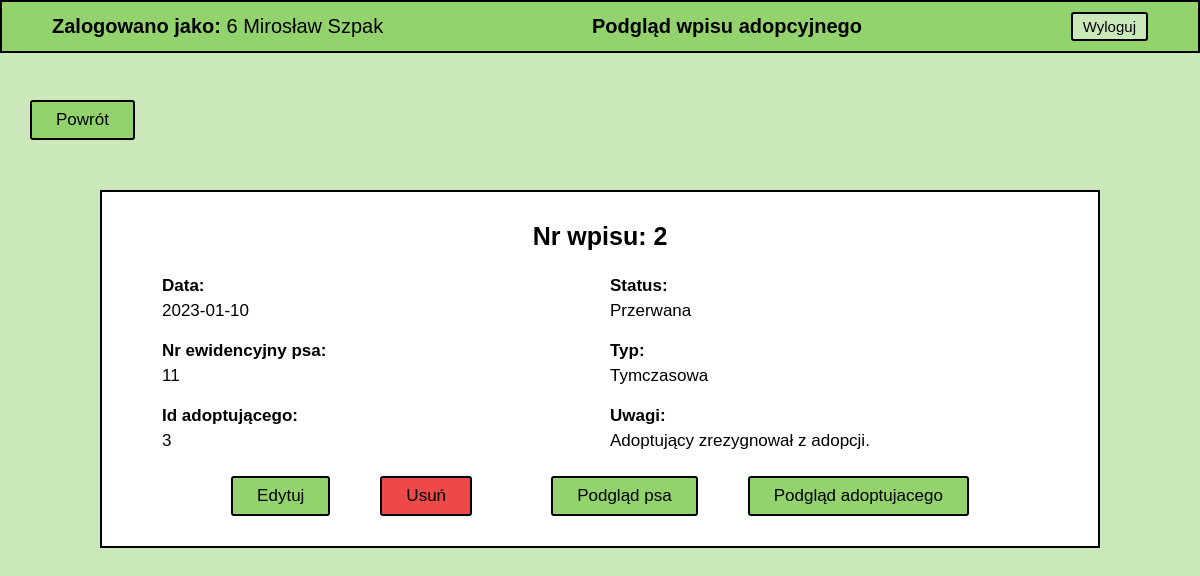
/php/read-adoption.php?id=2 (signed in), run on the app's committed database.
### tables this page shows
CREATE TABLE `adoption` (
  `id` bigint NOT NULL,
  `date` date NOT NULL,
  `status` varchar(45) NOT NULL,
  `type` varchar(45) NOT NULL,
  `notes` longtext NOT NULL,
  `adopter_id` bigint NOT NULL,
  `dog_id` bigint NOT NULL
);

### php/read-adoption.php (the view, shortened to what this page needs)
<!DOCTYPE html>
<html lang="pl">
  <head>
    <link rel="stylesheet" href="../css/style.css" />
    <link rel="stylesheet" href="../css/icons/css/all.css" />
  </head>
  <body>
    <header>
      <ul class="header">
        <li class="header-item"><b>Zalogowano jako:</b>
         <?php
            if (isset($_SESSION['user'])) {
               echo $_SESSION['user']['group_id'] . ' ' . $_SESSION['user']['first_name'] . ' ' . $_SESSION['user']['last_name'];
            } else {
               header("Location: ../index.php");
               exit;
            }
        ?>
        </li>
        <li class="header-item">Podgląd wpisu adopcyjnego</li>
        <li class="header-item"><form method="POST"><input type="submit" name="logout" class="btn" value="Wyloguj" /></form></li>
      </ul>
    </header>
  <section>
    <a href="../index.php?id=4" class="btn back-btn">Powrót</a>
      <article class="content detail-view">
            <?php
            require_once "../config.php";
            $id = $_GET['id'];
            if ($id) {
                $sql = "SELECT * FROM adoption WHERE id = $id";
                $result = mysqli_query($conn, $sql);
                while ($row = mysqli_fetch_array($result)) {
                 ?>
                 <h3>Nr wpisu: <?php echo $row["id"]; ?></h3>
                <div class="form">
                 <div class="form-field">
                    <h4>Data:</h4>
                    <p><?php echo $row["date"]; ?></p>
                 </div>
                 <div class="form-field">
                    <h4>Status:</h4>
                    <p><?php echo $row["status"]; ?></p>
                 </div>
                 <div class="form-field">
                    <h4>Nr ewidencyjny psa:</h4>
                    <p><?php echo $row["dog_id"]; ?></p>
                 </div>
                 <div class="form-field">
                    <h4>Typ:</h4>
                    <p><?php echo $row["type"]; ?></p>
                 </div>
                 <div class="form-field">
                    <h4>Id adoptującego:</h4>
                    <p><?php echo $row["adopter_id"]; ?></p>
                 </div>
                 <div class="form-field">
                    <h4>Uwagi:</h4>
                    <p><?php echo $row["notes"]; ?></p>
                 </div>
                 </div>
                 <div class="flex-btn-even">
                <div class="flex-btn">
                <a href="./update-adoption.php?id=<?php echo $row['id']; ?>" class="btn" title="Edytuj">Edytuj</a>
                <a href="./delete-adoption.php?id=<?php echo $row['id']; ?>" class="btn btn-danger" title="Usuń">Usuń</a>
                </div>
                <div class="flex-btn">
                <a href="./read-dog.php?id=<?php echo $row['dog_id']; ?>" class="btn" title="Edytuj">Podgląd psa</a>
                <a href="./read-adopter.php?id=<?php echo $row['adopter_id']; ?>" class="btn" title="Usuń">Podgląd adoptujacego</a>
                </div>
                </div>
                 <?php
                }
            }
            else{
                echo "<h4>Nie znaleziono wpisu</h4>";
            }
            ?>
</body>
</html>

### css/style.css (style rules this page uses)
:root { --dark-green: #4c7a34; --green: #92d36e; --light-green: #cbe8ba; --green-hover: #b6ff89; --white: #ffffff; --black: #000000; --gray: #c0c0c0; --light-gray: #e8e8e8; --border: 2px solid var(--black); --radius: 3px; --font-size: 17px; --transition: all 0.3s linear; }
* { margin: 0; padding: 0; box-sizing: border-box; font-family: "Helvetica"; }
h3 { font-size: 25px; text-align: center; }
h4, p { font-size: var(--font-size); }
a { color: var(--black); text-decoration: none; }
.btn { padding: 8px 24px; font-size: var(--font-size); background: var(--green); border: var(--border); border-radius: var(--radius); cursor: pointer; transition: var(--transition); }
.btn-danger { background: #ec3838e8; }
.back-btn { align-self: start; margin-left: 30px; }
.flex-btn { display: flex; justify-content: center; gap: 50px; }
.flex-btn-even { display: flex; justify-content: space-evenly; }
.header { padding: 10px 50px; display: flex; justify-content: center; align-items: center; position: fixed; top: 0; width: 100%; font-size: 20px; background: var(--green); border: var(--border); list-style: none; }
.header-item:nth-child(even) { font-weight: bold; }
.header-item:first-child { margin-right: auto; }
.header-item:last-child { margin-left: auto; }
.header .btn { padding: 4px 10px; font-size: 15px; background: var(--light-green); transition: var(--transition); }
section { padding-top: 100px; min-height: 100vh; display: flex; flex-direction: column; align-items: center; background: var(--light-green); }
.content { margin: 50px 0; width: 80%; border: var(--border); background: var(--white); }
.content.detail-view { padding: 30px 50px; min-width: 1000px; max-width: 90%; width: auto; }
.form { margin: 15px 0; display: grid; grid-template-columns: repeat(2, 1fr); }
.form .form-field { display: flex; flex-direction: column; gap: 5px; }
.form-field { padding: 10px; display: flex; }

### data on the page
adoption: id "2", date "2023-01-10", status "Przerwana", dog "11", type "Tymczasowa", adopter "3", notes "Adoptujący zrezygnował z adopcji."

### other printed values
$_SESSION['user']['group_id'] "6"
$_SESSION['user']['first_name'] "Mirosław"
$_SESSION['user']['last_name'] "Szpak"
